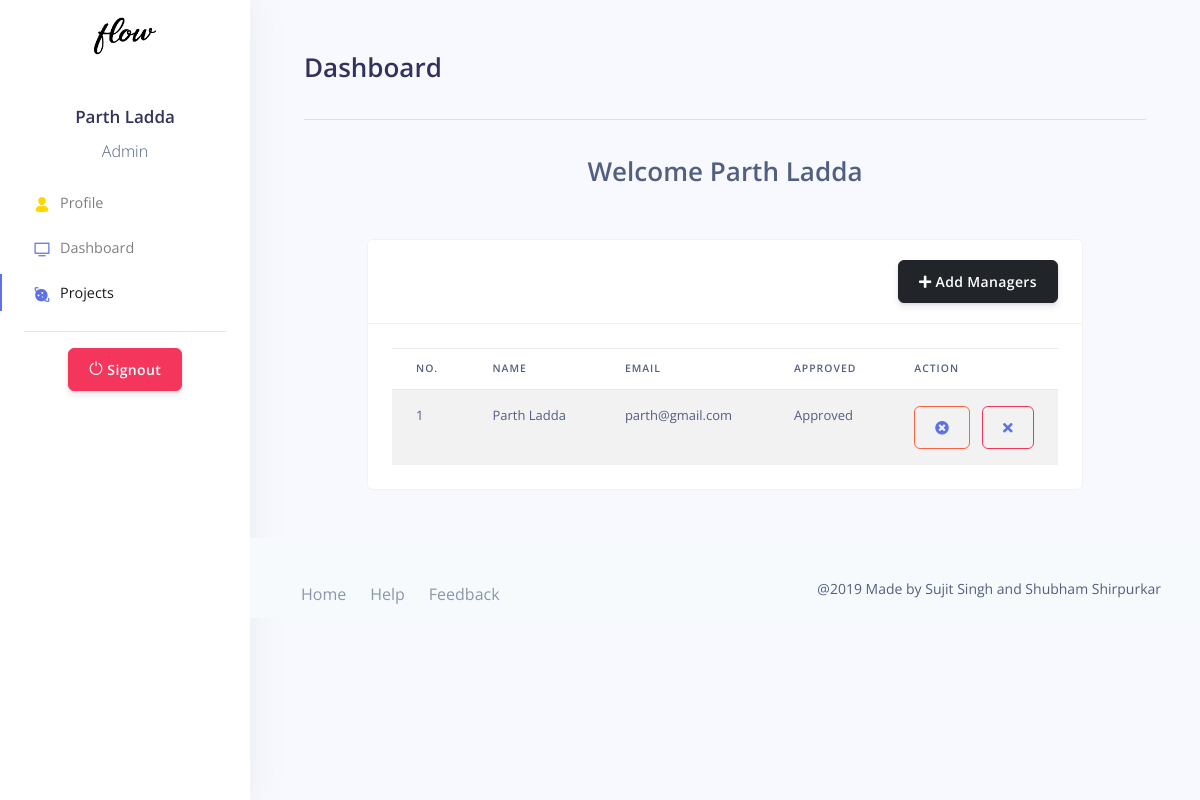
Page /admin/admin_project.php (signed in) on the earlier database version.
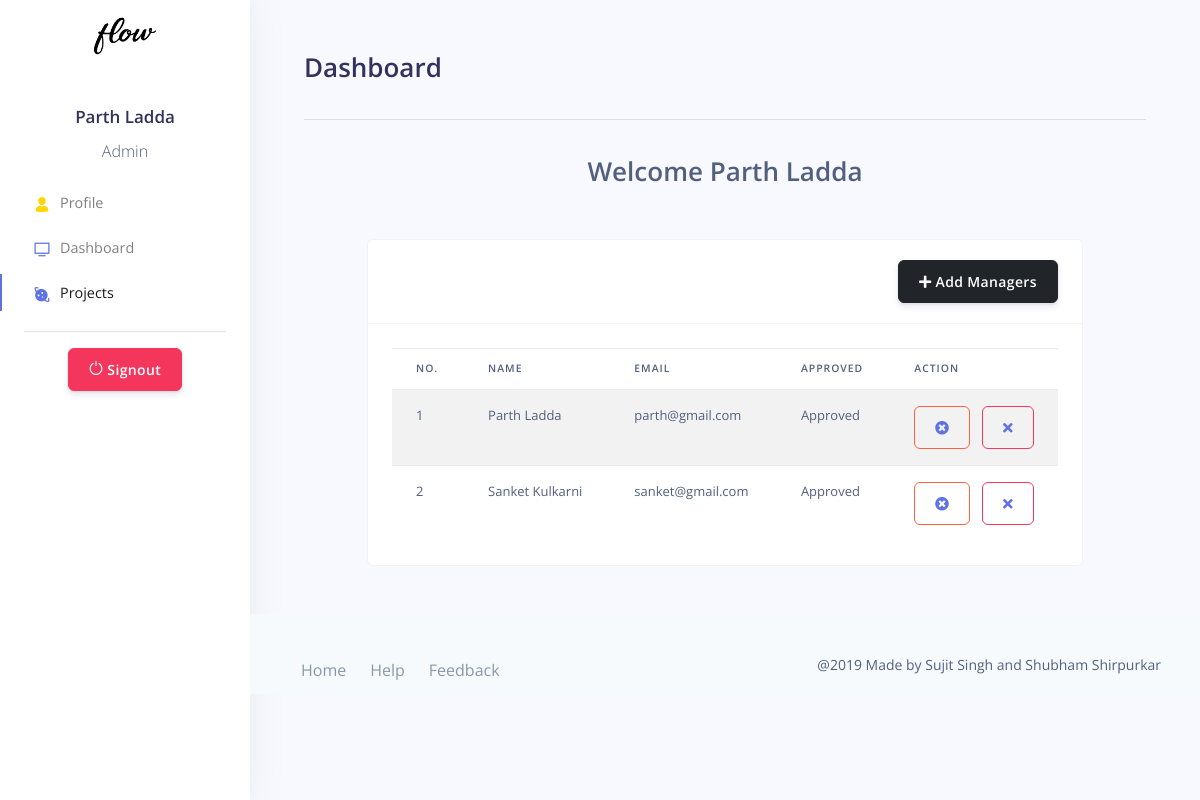
Same page on the later database version.
### tables this page shows
CREATE TABLE `fl_manager` (
  `manager_id` int(11) NOT NULL,
  `user_id` int(100) NOT NULL,
  `ID` int(100) DEFAULT NULL
);

CREATE TABLE `fl_user` (
  `user_id` int(11) NOT NULL,
  `first_name` varchar(100) NOT NULL,
  `last_name` varchar(100) NOT NULL,
  `email` varchar(100) NOT NULL,
  `password` varchar(100) NOT NULL,
  `hash` varchar(100) NOT NULL,
  `user_type` tinyint(5) NOT NULL,
  `active` tinyint(1) NOT NULL DEFAULT '0',
  `login_counter` int(100) NOT NULL DEFAULT '0',
  `create_time` datetime NOT NULL DEFAULT CURRENT_TIMESTAMP
);

### admin/admin_project.php (the view, shortened to what the changed rows need)
<?php
    include '../assets/db/connect_db.php';
    $sql_manager = "SELECT fl_user.user_id AS user_id, fl_manager.manager_id AS m_id, fl_user.first_name AS first_name, fl_user.last_name AS last_name,
    fl_user.email AS email, fl_user.active AS active
            FROM fl_user
            INNER JOIN fl_manager ON fl_manager.user_id = fl_user.user_id";
    $query_manager = mysqli_query($conn,$sql_manager);
?>
<!DOCTYPE html>
<html lang="en">
<head>
	<?php
		include '../include/css_include.php';
	?>
</head>
<body>
	<div class="main-content">
      	<div class="container-fluid my-5 ">
			<div class="col">
				<h1>Dashboard</h1>
			</div>
            <div class="container">
                <div class="row m-5">
                    <div class="col-md-12">
                        <div class="card">
                            <div class="card-body">
                                <div class="table-responsive">
                                    <table id="add-row" class="display table table-striped table-hover" >
                                        <thead>
                                            <tr>
                                                <th>No.</th>
                                                <th>Name</th>
                                                <th>Email</th>
                                                <th>Approved</th>
                                                <th style="width: 10%">Action</th>
                                            </tr>
                                        </thead>
                                        <tbody>
                                            <?php
                                                $no = 1;
                                                while ($row_manager = mysqli_fetch_assoc($query_manager)) {
                                            ?>
                                                <tr>
                                                    <td><?= $no ?></td>
                                                    <td><?= $row_manager['first_name'].' '.$row_manager['last_name']?></td>
                                                    <td><?= $row_manager['email']?></td>
                                                    <td><?php
                                                        if ($row_manager['active'] == 1) {
                                                            echo "Approved";
                                                        }else {
                                                            echo "Not Approved";
                                                        }
                                                        ?>
                                                    </td>
                                                    <td>
                                                        <form class="form-button-action" action="edit_manager.php" method="POST">
                                                            <?php
                                                            if ($row_manager['active'] == 0) {
                                                            ?>
                                                            <button type="submit" data-toggle="tooltip" name="approve" class="btn btn-link btn-primary" data-original-title="Approve">
                                                                <i class="fa fa-check-circle"></i>
                                                            </button>
                                                            <?php
                                                            }else { ?>
                                                                <button type="submit" data-toggle="tooltip" name="deactivate" class="btn btn-link btn-warning" data-original-title="Deactivate">
                                                                    <i class="fa fa-times-circle"></i>
                                                                </button> <?php
                                                            }
                                                            ?>
                                                            <button type="submit" data-toggle="tooltip" name="remove" class="btn btn-link btn-danger" data-original-title="Remove Employee">
                                                                <i class="fa fa-times"></i>
                                                            </button>
                                                        </form>
                                                    </td>
                                                </tr>
                                            <?php
                                                $no++;
                                                }
                                            ?>
                                        </tbody>
                                    </table>
                                </div>
                            </div>
                        </div>
                    </div>
                </div>
            </div>
	    </div>
	</div>
</body>
</html>

Differences in the rows shown:
added fl_manager: user.first_name "Sanket", user.last_name "Kulkarni", user.email "sanket@gmail.com"
